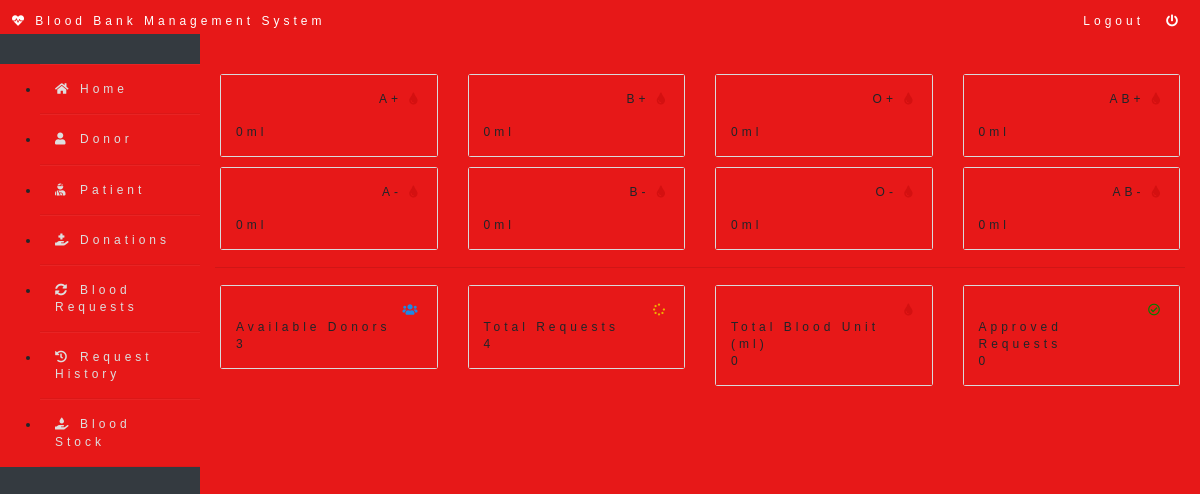
Page /admin-dashboard (signed in) on the committed database.
### blood/models.py (models this page shows, shortened)
class Stock(models.Model):
    bloodgroup=models.CharField(max_length=10)
    unit=models.PositiveIntegerField(default=0)

### blood/views.py (the view)
# urls.py: path('admin-dashboard', views.admin_dashboard_view,name='admin-dashboard'),
@login_required(login_url='adminlogin')
def admin_dashboard_view(request):
    totalunit=models.Stock.objects.aggregate(Sum('unit'))
    dict={
        'A1':models.Stock.objects.get(bloodgroup="A+"),
        'A2':models.Stock.objects.get(bloodgroup="A-"),
        'B1':models.Stock.objects.get(bloodgroup="B+"),
        'B2':models.Stock.objects.get(bloodgroup="B-"),
        'AB1':models.Stock.objects.get(bloodgroup="AB+"),
        'AB2':models.Stock.objects.get(bloodgroup="AB-"),
        'O1':models.Stock.objects.get(bloodgroup="O+"),
        'O2':models.Stock.objects.get(bloodgroup="O-"),
        'totaldonors':dmodels.Donor.objects.all().count(),
        'totalbloodunit':totalunit['unit__sum'],
        'totalrequest':models.BloodRequest.objects.all().count(),
        'totalapprovedrequest':models.BloodRequest.objects.all().filter(status='Approved').count()
    }
    return render(request,'blood/admin_dashboard.html',context=dict)

### templates/blood/admin_dashboard.html
{% extends 'blood/adminbase.html' %}
{% block content %}
<br><br>
<div class="container">
    <div class="row">
        <div class="col-sm-3">
          <div class="card bg-light">
            <div class="card-body">
                <div class="blood">
                    <h2>A+ <i class="fas fa-tint" ></i></h2>
                </div><br><br>
                <div>
                    {{A1.unit}}ml
                </div>
            </div>
          </div>
        </div>
        <div class="col-sm-3">
            <div class="card bg-light">
                <div class="card-body">
                    <div class="blood">
                        <h2>B+ <i class="fas fa-tint"></i></h2>
                    </div><br><br>
                    <div>
                      {{B1.unit}}ml
                    </div>
                </div>
              </div>
        </div>
        <div class="col-sm-3">
            <div class="card bg-light">
                <div class="card-body">
                    <div class="blood">
                        <h2>O+ <i class="fas fa-tint"></i></h2>
                    </div><br><br>
                    <div>
                      {{O1.unit}}ml
                    </div>
                </div>
              </div>
          </div>
          <div class="col-sm-3">
            <div class="card bg-light">
                <div class="card-body">
                    <div class="blood">
                        <h2>AB+ <i class="fas fa-tint"></i></h2>
                    </div><br><br>
                    <div>
                      {{AB1.unit}}ml
                    </div>
                </div>
              </div>
          </div>
      </div>
      <div class="row">
        <div class="col-sm-3">
          <div class="card bg-light">
            <div class="card-body">
                <div class="blood">
                    <h2>A- <i class="fas fa-tint"></i></h2>
                </div><br><br>
                <div>
                  {{A2.unit}}ml
                </div>
            </div>
          </div>
        </div>
        <div class="col-sm-3">
            <div class="card bg-light">
                <div class="card-body">
                    <div class="blood">
                        <h2>B- <i class="fas fa-tint"></i></h2>
                    </div><br><br>
                    <div>
                      {{B2.unit}}ml
                    </div>
                </div>
              </div>
        </div>
        <div class="col-sm-3">
            <div class="card bg-light">
                <div class="card-body">
                    <div class="blood">
                        <h2>O- <i class="fas fa-tint"></i></h2>
                    </div><br><br>
                    <div>
                      {{O2.unit}}ml
                    </div>
                </div>
              </div>
          </div>
          <div class="col-sm-3">
            <div class="card bg-light">
                <div class="card-body">
                    <div class="blood">
                        <h2>AB- <i class="fas fa-tint"></i></h2>
                    </div><br><br>
                    <div>
                      {{AB2.unit}}ml
                    </div>
                </div>
              </div>
          </div>
      </div>
<hr>
    <div class="row">
      <div class="col-sm-3">
        <div class="card bg-light">
          <div class="card-body">
              <div class="blood">
                  <i class="fas fa-users" style="color: #1e88e5;"></i>
              </div><br>
              <div>
                  Available Donors <br>
                  {{totaldonors}}
              </div>
          </div>
        </div>
      </div>
      <div class="col-sm-3">
          <div class="card bg-light">
              <div class="card-body">
                  <div class="blood">
                      <i class="fas fa-spinner" style="color:#efb000;"></i>
                  </div><br>
                  <div>
                      Total Requests <br>
                     {{totalrequest}}
                  </div>
              </div>
            </div>
      </div>
        <div class="col-sm-3">
          <div class="card bg-light">
              <div class="card-body">
                  <div class="blood">
                      <i class="fas fa-tint xyz" style="color:#d41010;"></i>
                  </div><br>
                  <div>
                      Total Blood Unit (ml) <br>
                      {{totalbloodunit}}
                  </div>
              </div>
            </div>
        </div>
        <div class="col-sm-3">
            <div class="card bg-light">
                <div class="card-body">
                    <div class="blood">
                        <i class="far fa-check-circle" style="color:green;"></i>
                    </div><br>
                    <div>
                        Approved Requests <br>
                        {{totalapprovedrequest}}
                    </div>
                </div>
              </div>
          </div>
    </div>
</div>
{% endblock content %}

### templates/blood/adminbase.html (style rules this page uses)
.row { padding: 5px; }
.fa-tint { color: #d41010 }
.blood { float: right; }
.fa-users { color: blue; font-size: 3ex; }
.fa-spinner { color: blue; font-size: 3ex; }
.fa-check-circle { color: blue; font-size: 3ex; }
.xyz { color: blue; font-size: 3ex; }
* { margin-bottom: 0; background-color: #e71818; z-index: 9999; border: 0; font-size: 12px !important; line-height: 1.42857143 !important; letter-spacing: 4px; border-radius: 0; font-family: Montserrat, sans-serif; }
body { background-color: #f3f5f9; }

### rows in the picture
Stock: unit "0"
Stock: unit "0"
Stock: unit "0"
Stock: unit "0"
Stock: unit "0"
Stock: unit "0"
Stock: unit "0"
Stock: unit "0"

### other values in the picture
{{ totaldonors }} "3"
{{ totalrequest }} "4"
{{ totalbloodunit }} "0"
{{ totalapprovedrequest }} "0"
